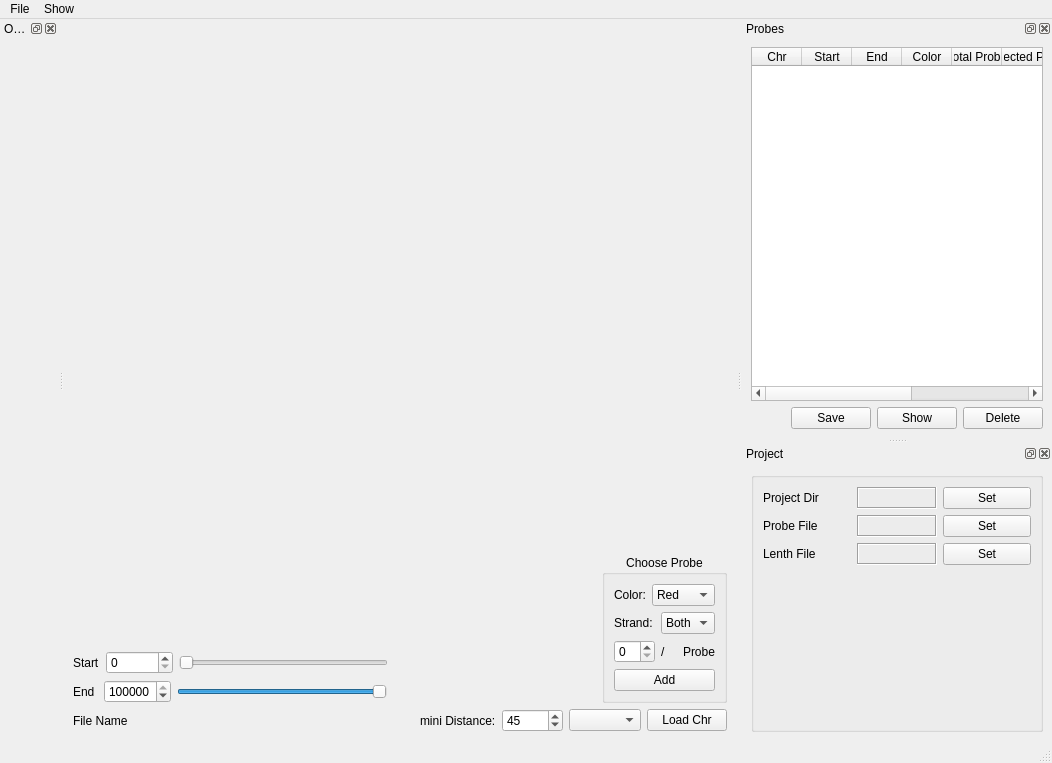
<?xml version="1.0" encoding="UTF-8"?>
<ui version="4.0">
 <class>MainWindow</class>
 <widget class="QMainWindow" name="MainWindow">
  <property name="geometry">
   <rect>
    <x>0</x>
    <y>0</y>
    <width>1052</width>
    <height>763</height>
   </rect>
  </property>
  <property name="windowTitle">
   <string>Chrous</string>
  </property>
  <widget class="QWidget" name="centralwidget">
   <layout class="QVBoxLayout" name="verticalLayout">
    <item>
     <widget class="MplWidget" name="widget" native="true"/>
    </item>
    <item>
     <layout class="QHBoxLayout" name="horizontalLayout_4">
      <item>
       <layout class="QVBoxLayout" name="verticalLayout_2">
        <item>
         <spacer name="verticalSpacer_2">
          <property name="orientation">
           <enum>Qt::Vertical</enum>
          </property>
          <property name="sizeHint" stdset="0">
           <size>
            <width>20</width>
            <height>40</height>
           </size>
          </property>
         </spacer>
        </item>
        <item>
         <layout class="QHBoxLayout" name="horizontalLayout">
          <item>
           <widget class="QLabel" name="label">
            <property name="text">
             <string>Start</string>
            </property>
           </widget>
          </item>
          <item>
           <widget class="QSpinBox" name="spinBox_start">
            <property name="maximum">
             <number>9999999</number>
            </property>
           </widget>
          </item>
          <item>
           <widget class="QSlider" name="horizontalSlider_start">
            <property name="maximum">
             <number>9999999</number>
            </property>
            <property name="orientation">
             <enum>Qt::Horizontal</enum>
            </property>
           </widget>
          </item>
          <item>
           <spacer name="horizontalSpacer_2">
            <property name="orientation">
             <enum>Qt::Horizontal</enum>
            </property>
            <property name="sizeHint" stdset="0">
             <size>
              <width>40</width>
              <height>20</height>
             </size>
            </property>
           </spacer>
          </item>
         </layout>
        </item>
        <item>
         <layout class="QHBoxLayout" name="horizontalLayout_2">
          <item>
           <widget class="QLabel" name="label_2">
            <property name="text">
             <string>End </string>
            </property>
           </widget>
          </item>
          <item>
           <widget class="QSpinBox" name="spinBox_end">
            <property name="maximum">
             <number>9999999</number>
            </property>
            <property name="value">
             <number>9999999</number>
            </property>
           </widget>
          </item>
          <item>
           <widget class="QSlider" name="horizontalSlider_end">
            <property name="maximum">
             <number>9999999</number>
            </property>
            <property name="pageStep">
             <number>10</number>
            </property>
            <property name="value">
             <number>9999999</number>
            </property>
            <property name="orientation">
             <enum>Qt::Horizontal</enum>
            </property>
           </widget>
          </item>
          <item>
           <spacer name="horizontalSpacer_3">
            <property name="orientation">
             <enum>Qt::Horizontal</enum>
            </property>
            <property name="sizeHint" stdset="0">
             <size>
              <width>40</width>
              <height>20</height>
             </size>
            </property>
           </spacer>
          </item>
         </layout>
        </item>
       </layout>
      </item>
      <item>
       <layout class="QVBoxLayout" name="verticalLayout_5">
        <item>
         <spacer name="verticalSpacer_3">
          <property name="orientation">
           <enum>Qt::Vertical</enum>
          </property>
          <property name="sizeHint" stdset="0">
           <size>
            <width>20</width>
            <height>40</height>
           </size>
          </property>
         </spacer>
        </item>
        <item>
         <widget class="QGroupBox" name="groupBox">
          <property name="sizePolicy">
           <sizepolicy hsizetype="Maximum" vsizetype="Maximum">
            <horstretch>0</horstretch>
            <verstretch>0</verstretch>
           </sizepolicy>
          </property>
          <property name="title">
           <string>Choose Probe</string>
          </property>
          <property name="alignment">
           <set>Qt::AlignHCenter|Qt::AlignTop</set>
          </property>
          <property name="flat">
           <bool>false</bool>
          </property>
          <property name="checkable">
           <bool>false</bool>
          </property>
          <layout class="QVBoxLayout" name="verticalLayout_6">
           <item>
            <layout class="QHBoxLayout" name="horizontalLayout_10" stretch="0,0">
             <item>
              <widget class="QLabel" name="label_5">
               <property name="text">
                <string>Color:</string>
               </property>
              </widget>
             </item>
             <item>
              <widget class="QComboBox" name="comboBox_color">
               <item>
                <property name="text">
                 <string>Red</string>
                </property>
               </item>
               <item>
                <property name="text">
                 <string>Green</string>
                </property>
               </item>
              </widget>
             </item>
            </layout>
           </item>
           <item>
            <layout class="QHBoxLayout" name="horizontalLayout_12">
             <item>
              <widget class="QLabel" name="label_8">
               <property name="text">
                <string>Strand:</string>
               </property>
              </widget>
             </item>
             <item>
              <widget class="QComboBox" name="comboBox_strand">
               <item>
                <property name="text">
                 <string>Both</string>
                </property>
               </item>
               <item>
                <property name="text">
                 <string>+</string>
                </property>
               </item>
               <item>
                <property name="text">
                 <string>-</string>
                </property>
               </item>
              </widget>
             </item>
            </layout>
           </item>
           <item>
            <layout class="QHBoxLayout" name="horizontalLayout_6">
             <item>
              <widget class="QSpinBox" name="spinBox_pbnumber"/>
             </item>
             <item>
              <widget class="QLabel" name="label_3">
               <property name="text">
                <string>/</string>
               </property>
              </widget>
             </item>
             <item>
              <widget class="QLabel" name="label_totalpb">
               <property name="text">
                <string>Probe</string>
               </property>
              </widget>
             </item>
            </layout>
           </item>
           <item>
            <widget class="QPushButton" name="pushButton_addpb">
             <property name="text">
              <string>Add</string>
             </property>
            </widget>
           </item>
          </layout>
         </widget>
        </item>
       </layout>
      </item>
     </layout>
    </item>
    <item>
     <layout class="QHBoxLayout" name="horizontalLayout_5">
      <item>
       <widget class="QLabel" name="label_filename">
        <property name="text">
         <string>File Name</string>
        </property>
       </widget>
      </item>
      <item>
       <spacer name="horizontalSpacer">
        <property name="orientation">
         <enum>Qt::Horizontal</enum>
        </property>
        <property name="sizeHint" stdset="0">
         <size>
          <width>40</width>
          <height>20</height>
         </size>
        </property>
       </spacer>
      </item>
      <item>
       <widget class="QLabel" name="label_9">
        <property name="text">
         <string>mini Distance:</string>
        </property>
       </widget>
      </item>
      <item>
       <widget class="QSpinBox" name="spinBox_minidistance">
        <property name="maximum">
         <number>10000</number>
        </property>
        <property name="value">
         <number>45</number>
        </property>
       </widget>
      </item>
      <item>
       <widget class="QComboBox" name="comboBox_selectchr"/>
      </item>
      <item>
       <widget class="QPushButton" name="pushButton_loadchr">
        <property name="text">
         <string>Load Chr</string>
        </property>
       </widget>
      </item>
     </layout>
    </item>
   </layout>
  </widget>
  <widget class="QMenuBar" name="menubar">
   <property name="geometry">
    <rect>
     <x>0</x>
     <y>0</y>
     <width>1052</width>
     <height>22</height>
    </rect>
   </property>
   <widget class="QMenu" name="menuFile">
    <property name="title">
     <string>File</string>
    </property>
    <addaction name="actionLoad_probe"/>
    <addaction name="separator"/>
    <addaction name="actionLoad_Project"/>
    <addaction name="actionSave_Project"/>
    <addaction name="actionExport_Probe"/>
    <addaction name="separator"/>
    <addaction name="actionQuit"/>
   </widget>
   <widget class="QMenu" name="menuShow">
    <property name="title">
     <string>Show</string>
    </property>
    <addaction name="actionShow_Selected_Probe"/>
    <addaction name="actionShow_Overview"/>
    <addaction name="actionShow_Project"/>
   </widget>
   <addaction name="menuFile"/>
   <addaction name="menuShow"/>
  </widget>
  <widget class="QStatusBar" name="statusbar"/>
  <widget class="QDockWidget" name="dockWidget_probe">
   <property name="sizePolicy">
    <sizepolicy hsizetype="Preferred" vsizetype="Preferred">
     <horstretch>0</horstretch>
     <verstretch>0</verstretch>
    </sizepolicy>
   </property>
   <property name="windowTitle">
    <string>Probes</string>
   </property>
   <attribute name="dockWidgetArea">
    <number>2</number>
   </attribute>
   <widget class="QWidget" name="dockWidgetContents">
    <layout class="QVBoxLayout" name="verticalLayout_4">
     <item>
      <layout class="QVBoxLayout" name="verticalLayout_3">
       <item>
        <widget class="QTableWidget" name="tableWidget">
         <property name="selectionBehavior">
          <enum>QAbstractItemView::SelectItems</enum>
         </property>
         <property name="gridStyle">
          <enum>Qt::SolidLine</enum>
         </property>
         <property name="sortingEnabled">
          <bool>true</bool>
         </property>
         <attribute name="horizontalHeaderDefaultSectionSize">
          <number>50</number>
         </attribute>
         <column>
          <property name="text">
           <string>Chr</string>
          </property>
         </column>
         <column>
          <property name="text">
           <string>Start</string>
          </property>
         </column>
         <column>
          <property name="text">
           <string>End</string>
          </property>
         </column>
         <column>
          <property name="text">
           <string>Color</string>
          </property>
         </column>
         <column>
          <property name="text">
           <string>Total Probe</string>
          </property>
         </column>
         <column>
          <property name="text">
           <string>Selected Probe</string>
          </property>
         </column>
         <column>
          <property name="text">
           <string>Region Length</string>
          </property>
         </column>
         <column>
          <property name="text">
           <string>Probe Density</string>
          </property>
         </column>
         <column>
          <property name="text">
           <string>Strand</string>
          </property>
         </column>
        </widget>
       </item>
       <item>
        <layout class="QHBoxLayout" name="horizontalLayout_3">
         <item>
          <spacer name="horizontalSpacer_4">
           <property name="orientation">
            <enum>Qt::Horizontal</enum>
           </property>
           <property name="sizeHint" stdset="0">
            <size>
             <width>40</width>
             <height>20</height>
            </size>
           </property>
          </spacer>
         </item>
         <item>
          <widget class="QPushButton" name="pushButton_saveprobe">
           <property name="text">
            <string>Save</string>
           </property>
          </widget>
         </item>
         <item>
          <widget class="QPushButton" name="pushButton_show">
           <property name="text">
            <string>Show</string>
           </property>
          </widget>
         </item>
         <item>
          <widget class="QPushButton" name="pushButton_delete">
           <property name="text">
            <string>Delete</string>
           </property>
          </widget>
         </item>
        </layout>
       </item>
      </layout>
     </item>
    </layout>
   </widget>
  </widget>
  <widget class="QDockWidget" name="dockWidget_OV">
   <property name="enabled">
    <bool>true</bool>
   </property>
   <property name="floating">
    <bool>true</bool>
   </property>
   <property name="windowTitle">
    <string>Overview</string>
   </property>
   <attribute name="dockWidgetArea">
    <number>1</number>
   </attribute>
   <widget class="QWidget" name="dockWidgetContents_2">
    <layout class="QHBoxLayout" name="horizontalLayout_7">
     <item>
      <widget class="MplOVWidget" name="widget_OV" native="true">
       <property name="sizePolicy">
        <sizepolicy hsizetype="MinimumExpanding" vsizetype="MinimumExpanding">
         <horstretch>0</horstretch>
         <verstretch>0</verstretch>
        </sizepolicy>
       </property>
      </widget>
     </item>
    </layout>
   </widget>
  </widget>
  <widget class="QDockWidget" name="dockWidget_PJ">
   <property name="windowTitle">
    <string>Project</string>
   </property>
   <attribute name="dockWidgetArea">
    <number>2</number>
   </attribute>
   <widget class="QWidget" name="dockWidgetContents_3">
    <layout class="QVBoxLayout" name="verticalLayout_7">
     <item>
      <widget class="QGroupBox" name="groupBox_2">
       <property name="sizePolicy">
        <sizepolicy hsizetype="Preferred" vsizetype="Minimum">
         <horstretch>0</horstretch>
         <verstretch>0</verstretch>
        </sizepolicy>
       </property>
       <property name="title">
        <string/>
       </property>
       <layout class="QVBoxLayout" name="verticalLayout_8">
        <item>
         <layout class="QHBoxLayout" name="horizontalLayout_8">
          <item>
           <widget class="QLabel" name="label_4">
            <property name="text">
             <string>Project Dir</string>
            </property>
           </widget>
          </item>
          <item>
           <widget class="QLabel" name="label_prodir">
            <property name="maximumSize">
             <size>
              <width>80</width>
              <height>16777215</height>
             </size>
            </property>
            <property name="frameShape">
             <enum>QFrame::Box</enum>
            </property>
            <property name="frameShadow">
             <enum>QFrame::Sunken</enum>
            </property>
            <property name="text">
             <string/>
            </property>
            <property name="alignment">
             <set>Qt::AlignJustify|Qt::AlignVCenter</set>
            </property>
           </widget>
          </item>
          <item>
           <widget class="QPushButton" name="pushButton_projectdir">
            <property name="text">
             <string>Set</string>
            </property>
           </widget>
          </item>
         </layout>
        </item>
        <item>
         <layout class="QHBoxLayout" name="horizontalLayout_11">
          <item>
           <widget class="QLabel" name="label_7">
            <property name="text">
             <string>Probe File</string>
            </property>
           </widget>
          </item>
          <item>
           <widget class="QLabel" name="label_probefile">
            <property name="maximumSize">
             <size>
              <width>80</width>
              <height>16777215</height>
             </size>
            </property>
            <property name="frameShape">
             <enum>QFrame::Box</enum>
            </property>
            <property name="frameShadow">
             <enum>QFrame::Sunken</enum>
            </property>
            <property name="text">
             <string/>
            </property>
            <property name="alignment">
             <set>Qt::AlignRight|Qt::AlignTrailing|Qt::AlignVCenter</set>
            </property>
           </widget>
          </item>
          <item>
           <widget class="QPushButton" name="pushButton_probefile">
            <property name="text">
             <string>Set</string>
            </property>
           </widget>
          </item>
         </layout>
        </item>
        <item>
         <layout class="QHBoxLayout" name="horizontalLayout_9">
          <item>
           <widget class="QLabel" name="label_6">
            <property name="text">
             <string>Lenth File</string>
            </property>
           </widget>
          </item>
          <item>
           <widget class="QLabel" name="label_lenfile">
            <property name="maximumSize">
             <size>
              <width>80</width>
              <height>16777215</height>
             </size>
            </property>
            <property name="frameShape">
             <enum>QFrame::Box</enum>
            </property>
            <property name="frameShadow">
             <enum>QFrame::Sunken</enum>
            </property>
            <property name="text">
             <string/>
            </property>
            <property name="alignment">
             <set>Qt::AlignRight|Qt::AlignTrailing|Qt::AlignVCenter</set>
            </property>
           </widget>
          </item>
          <item>
           <widget class="QPushButton" name="pushButton_lenfile">
            <property name="text">
             <string>Set</string>
            </property>
           </widget>
          </item>
         </layout>
        </item>
        <item>
         <spacer name="verticalSpacer">
          <property name="orientation">
           <enum>Qt::Vertical</enum>
          </property>
          <property name="sizeHint" stdset="0">
           <size>
            <width>20</width>
            <height>40</height>
           </size>
          </property>
         </spacer>
        </item>
       </layout>
       <zorder></zorder>
       <zorder></zorder>
       <zorder>verticalSpacer</zorder>
      </widget>
     </item>
    </layout>
   </widget>
  </widget>
  <action name="actionLoad_probe">
   <property name="text">
    <string>Load Probe</string>
   </property>
  </action>
  <action name="actionSave_Project">
   <property name="text">
    <string>Save Project</string>
   </property>
  </action>
  <action name="actionQuit">
   <property name="text">
    <string>Quit</string>
   </property>
  </action>
  <action name="actionShow_Selected_Probe">
   <property name="checkable">
    <bool>true</bool>
   </property>
   <property name="text">
    <string>Show Selected Probe</string>
   </property>
  </action>
  <action name="actionExport_Probe">
   <property name="text">
    <string>Export Probe</string>
   </property>
  </action>
  <action name="actionShow_Overview">
   <property name="checkable">
    <bool>true</bool>
   </property>
   <property name="checked">
    <bool>false</bool>
   </property>
   <property name="text">
    <string>Show Overview</string>
   </property>
  </action>
  <action name="actionLoad_Project">
   <property name="text">
    <string>Load Project</string>
   </property>
  </action>
  <action name="actionShow_Project">
   <property name="checkable">
    <bool>true</bool>
   </property>
   <property name="checked">
    <bool>true</bool>
   </property>
   <property name="text">
    <string>Show Project</string>
   </property>
  </action>
 </widget>
 <customwidgets>
  <customwidget>
   <class>MplWidget</class>
   <extends>QWidget</extends>
   <header>mplwidget</header>
   <container>1</container>
  </customwidget>
  <customwidget>
   <class>MplOVWidget</class>
   <extends>QWidget</extends>
   <header>mplOVwidget.h</header>
   <container>1</container>
  </customwidget>
 </customwidgets>
 <resources/>
 <connections>
  <connection>
   <sender>horizontalSlider_start</sender>
   <signal>valueChanged(int)</signal>
   <receiver>spinBox_start</receiver>
   <slot>setValue(int)</slot>
   <hints>
    <hint type="sourcelabel">
     <x>226</x>
     <y>351</y>
    </hint>
    <hint type="destinationlabel">
     <x>86</x>
     <y>348</y>
    </hint>
   </hints>
  </connection>
  <connection>
   <sender>spinBox_start</sender>
   <signal>valueChanged(int)</signal>
   <receiver>horizontalSlider_start</receiver>
   <slot>setValue(int)</slot>
   <hints>
    <hint type="sourcelabel">
     <x>83</x>
     <y>359</y>
    </hint>
    <hint type="destinationlabel">
     <x>164</x>
     <y>358</y>
    </hint>
   </hints>
  </connection>
  <connection>
   <sender>spinBox_end</sender>
   <signal>valueChanged(int)</signal>
   <receiver>horizontalSlider_end</receiver>
   <slot>setValue(int)</slot>
   <hints>
    <hint type="sourcelabel">
     <x>66</x>
     <y>438</y>
    </hint>
    <hint type="destinationlabel">
     <x>181</x>
     <y>441</y>
    </hint>
   </hints>
  </connection>
  <connection>
   <sender>horizontalSlider_end</sender>
   <signal>valueChanged(int)</signal>
   <receiver>spinBox_end</receiver>
   <slot>setValue(int)</slot>
   <hints>
    <hint type="sourcelabel">
     <x>219</x>
     <y>437</y>
    </hint>
    <hint type="destinationlabel">
     <x>88</x>
     <y>430</y>
    </hint>
   </hints>
  </connection>
  <connection>
   <sender>dockWidget_probe</sender>
   <signal>visibilityChanged(bool)</signal>
   <receiver>actionShow_Selected_Probe</receiver>
   <slot>setChecked(bool)</slot>
   <hints>
    <hint type="sourcelabel">
     <x>716</x>
     <y>302</y>
    </hint>
    <hint type="destinationlabel">
     <x>-1</x>
     <y>-1</y>
    </hint>
   </hints>
  </connection>
  <connection>
   <sender>actionShow_Selected_Probe</sender>
   <signal>triggered(bool)</signal>
   <receiver>dockWidget_probe</receiver>
   <slot>setVisible(bool)</slot>
   <hints>
    <hint type="sourcelabel">
     <x>-1</x>
     <y>-1</y>
    </hint>
    <hint type="destinationlabel">
     <x>716</x>
     <y>302</y>
    </hint>
   </hints>
  </connection>
  <connection>
   <sender>dockWidget_OV</sender>
   <signal>visibilityChanged(bool)</signal>
   <receiver>actionShow_Overview</receiver>
   <slot>setChecked(bool)</slot>
   <hints>
    <hint type="sourcelabel">
     <x>30</x>
     <y>384</y>
    </hint>
    <hint type="destinationlabel">
     <x>-1</x>
     <y>-1</y>
    </hint>
   </hints>
  </connection>
  <connection>
   <sender>actionShow_Overview</sender>
   <signal>triggered(bool)</signal>
   <receiver>dockWidget_OV</receiver>
   <slot>setVisible(bool)</slot>
   <hints>
    <hint type="sourcelabel">
     <x>-1</x>
     <y>-1</y>
    </hint>
    <hint type="destinationlabel">
     <x>30</x>
     <y>384</y>
    </hint>
   </hints>
  </connection>
  <connection>
   <sender>dockWidget_PJ</sender>
   <signal>visibilityChanged(bool)</signal>
   <receiver>actionShow_Project</receiver>
   <slot>setChecked(bool)</slot>
   <hints>
    <hint type="sourcelabel">
     <x>882</x>
     <y>623</y>
    </hint>
    <hint type="destinationlabel">
     <x>-1</x>
     <y>-1</y>
    </hint>
   </hints>
  </connection>
  <connection>
   <sender>actionShow_Project</sender>
   <signal>triggered(bool)</signal>
   <receiver>dockWidget_PJ</receiver>
   <slot>setVisible(bool)</slot>
   <hints>
    <hint type="sourcelabel">
     <x>-1</x>
     <y>-1</y>
    </hint>
    <hint type="destinationlabel">
     <x>882</x>
     <y>623</y>
    </hint>
   </hints>
  </connection>
 </connections>
</ui>
